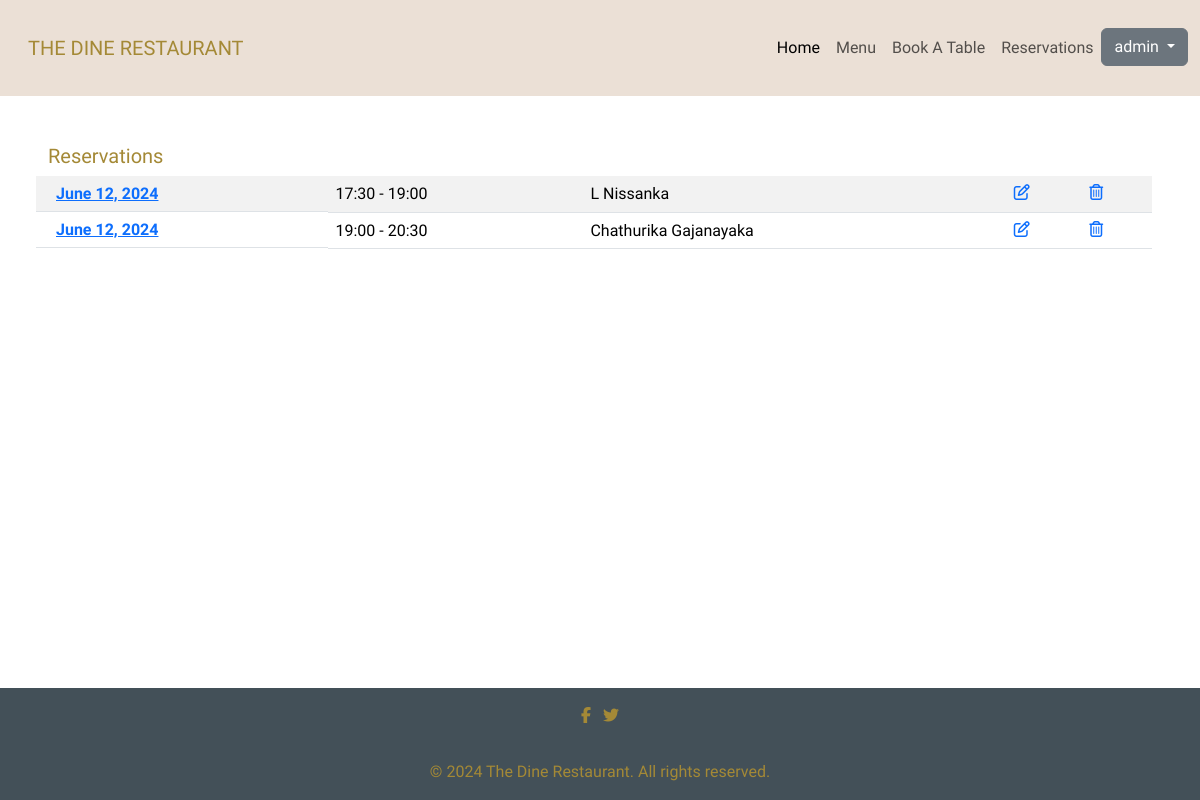
/reservation/list (signed in), run on the app's committed database.
### reservation/models.py (models this page shows, shortened)
class Reservation(models.Model):
    time_slot = models.IntegerField(choices=TIME_SLOTS, default=2)
    customer = models.ForeignKey(Customer, on_delete=models.CASCADE)
    reservation_date = models.DateField(default=timezone.now)
    number_of_guests = models.IntegerField(default=2)
    table = models.ForeignKey(Table, on_delete=models.DO_NOTHING)
    username = models.CharField(max_length=100, null=True)
    class Meta:
        ordering = ['reservation_date', 'time_slot']

class Customer(models.Model):
    first_name = models.CharField(max_length=25)
    last_name = models.CharField(max_length=25)
    email = models.CharField(max_length=100)
    phone = models.CharField(max_length=23)
    username = models.CharField(max_length=100, null=True)

### reservation/views.py (the view)
# urls.py: path("list", views.ReservationListView.as_view(), name="reservation_list"),
class ReservationListView(LoginRequiredMixin, ListView):
    template_name = 'reservation/reservation_list.html'
    def get_queryset(self):
        if self.request.user.is_staff:
            return Reservation.objects.filter(reservation_date__gt=(date.today() - timedelta(days=1)))
        else:
            return Reservation.objects.filter(username=self.request.user.username, reservation_date__gt=(date.today() - timedelta(days=1)))

### reservation/templates/reservation/reservation_list.html
{% extends 'base.html' %}
{% block content %}
<div class="row p-5">
    <div class="table-responsive">
        <h5>Reservations</h5>
        <table class="table table-striped">
            <tbody>
            {% for instance in object_list %}
            <tr>
                <th class="row">
                    <a href="{% url 'reservation:reservation-details' instance.id %}">{{instance.reservation_date}}</a>
                </th>
                <td>
                    {{ instance.get_time_slot_display }}
                </td>
                <td>
                    {{ instance.customer.first_name }} {{ instance.customer.last_name }}
                </td>
                <td>
                    <a href="{% url 'reservation:reservation-update' instance.id %}">
                        <i class="fa-regular fa-pen-to-square"></i>
                    </a>
                </td>
                <td>
                    <a href="{% url 'reservation:reservation-delete' instance.id %}">
                        <i class="fa-regular fa-trash-can"></i>
                    </a>
                </td>
            </tr>
            {% endfor %}
            </tbody>
        </table>
    </div>
</div>
{% endblock %}

### templates/includes/navbar.html (shortened to what this page needs)
{% load allauth i18n %}
<nav class="navbar navbar-expand-lg bg-body-tertiary col-md-12">
    <div class="container-fluid">
        <a class="navbar-brand ms-3" href="/">
            THE DINE RESTAURANT
        </a>
        <div class="collapse navbar-collapse" id="navbarNav">
            <ul class="navbar-nav ms-auto">
                <li class="nav-item">
                    <a class="nav-link active" aria-current="page" href="{% url 'home:home' %}">Home</a>
                </li>
                <li class="nav-item">
                    <a class="nav-link" href="{% url 'menu:menu' %}">Menu</a>
                </li>
                <li class="nav-item">
                    <a class="nav-link" href="{% url 'reservation:reservation-create' %}">Book A Table</a>
                </li>
                {% if request.user.is_authenticated %}
                <li class="nav-item">
                    <a class="nav-link" href="{% url 'reservation:reservation_list' %}">Reservations</a>
                </li>
                <li class="nav-item dropdown dropdown-menu-end drop-end">
                    <div class="btn-group">
                      <button type="button" class="btn btn-secondary dropdown-toggle" data-bs-toggle="dropdown" data-bs-display="static" aria-expanded="false">
                        {{ request.user.username }}
                      </button>
                    </div>
                </li>
                {% endif %}
            </ul>
        </div>
    </div>
</nav>

### static/css/style.css (style rules this page uses)
html { font-size: 1rem; }
body { font-family: "Gabriela", serif; color: #a48936; background-color: white }
.navbar { background-color: #ebe0d6; --bs-navbar-padding-y: 0rem; text-align: center; }
.navbar>.container, .navbar>.container-fluid, .navbar>.container-lg, .navbar>.container-md, .navbar>.container-sm, .navbar>.container-xl, .navbar>.container-xxl { background-color: #ebe0d6; height: 12vh; }
.navbar > * > .navbar-brand { font-family: 'Julius Sans One', Sans-serif; color: #a48936; }
.nav-item { word-wrap: normal; background-color: #ebe0d6; }
.table-responsive { min-height: 30vh }

### data on the page
Reservation: reservation_date "June 12, 2024", time_slot "17:30 - 19:00", customer.first_name "L", customer.last_name "Nissanka"
Reservation: reservation_date "June 12, 2024", time_slot "19:00 - 20:30", customer.first_name "Chathurika", customer.last_name "Gajanayaka"

### other printed values
{{ request.user.username }} "admin"
